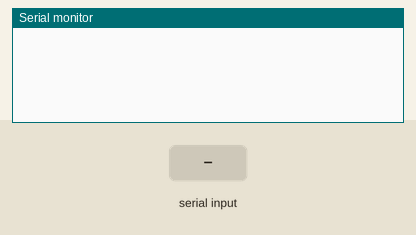
Recording of a sketch running on a simulated ESP8266 (NodeMCU). Shown: the last lines printed to the serial monitor. Inputs (shaded band) come from the test bench. WiFi joins after 1.5 s; servers stay silent unless stated.

Above: at 3.0 s.
3.1 s: "90,45,200,10\n" received over Serial
At 4.3 s:
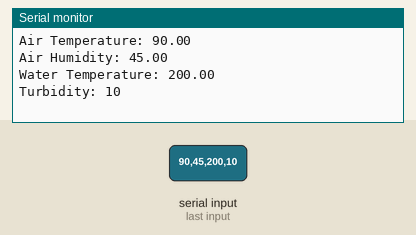
5.3 s: "30,150,10,200\n" received over Serial
At 7.0 s:
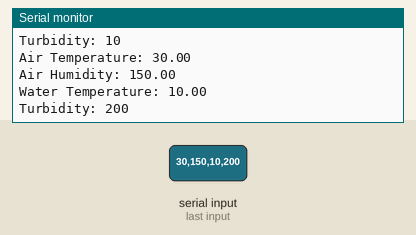

The sketch:

Blynk_DHT11_Water_System.ino
```cpp
#define BLYNK_TEMPLATE_ID "TMPL6nhHuSrPD"
#define BLYNK_TEMPLATE_NAME "Water Quality Monitoring System"
#define BLYNK_AUTH_TOKEN "KXGasdvmTt_Fugzj6B-OW15OEprMuJgQ"

// Libraries
#include <ESP8266WiFi.h>
#include <BlynkSimpleEsp8266.h>

// Blynk Auth Token
char auth[] = "KXGasdvmTt_Fugzj6B-OW15OEprMuJgQ";

// Your WiFi credentials
char ssid[] = "mzq_resources_2.4GHz";
char pass[] = "faizal_a";

//char ssid[] = "Deco1";
//char pass[] = "srinpek123";

BlynkTimer timer;

void setup() {
  // Debug console
  Serial.begin(115200);

  // Blynk setup
  Blynk.begin(auth, ssid, pass);

  // Setup a function to be called every 2 seconds
  timer.setInterval(2000L, sendSensorData);
}

void sendSensorData() {
  static String receivedData = "";
  while (Serial.available()) {
    char c = (char)Serial.read();
    receivedData += c;
    if (c == '\n') {
      // Remove any carriage returns and trim the data
      receivedData.trim();

      // Split the received data
      int firstCommaIndex = receivedData.indexOf(',');
      int secondCommaIndex = receivedData.indexOf(',', firstCommaIndex + 1);
      int thirdCommaIndex = receivedData.indexOf(',', secondCommaIndex + 1);

      if (firstCommaIndex != -1 && secondCommaIndex != -1 && thirdCommaIndex != -1) {
        // Extract air temperature
        String airTempStr = receivedData.substring(0, firstCommaIndex);
        float airTemp = airTempStr.toFloat();

        // Extract air humidity
        String airHumidityStr = receivedData.substring(firstCommaIndex + 1, secondCommaIndex);
        float airHumidity = airHumidityStr.toFloat();

        // Extract water temperature
        String waterTempStr = receivedData.substring(secondCommaIndex + 1, thirdCommaIndex);
        float waterTemp = waterTempStr.toFloat();

        // Extract turbidity
        String turbidityStr = receivedData.substring(thirdCommaIndex + 1);
        int turbidity = turbidityStr.toInt();

        // Debug prints
        Serial.print("Air Temperature: ");
        Serial.println(airTemp);
        Serial.print("Air Humidity: ");
        Serial.println(airHumidity);
        Serial.print("Water Temperature: ");
        Serial.println(waterTemp);
        Serial.print("Turbidity: ");
        Serial.println(turbidity);

        // Send data to Blynk app
        Blynk.virtualWrite(V5, airTemp);
        Blynk.virtualWrite(V6, airHumidity);
        Blynk.virtualWrite(V7, waterTemp);
        Blynk.virtualWrite(V8, turbidity);
      }

      // Clear received data
      receivedData = "";
    }
  }
}

void loop() {
  Blynk.run();
  timer.run();
}
```

Measured:
- after the input at 3.1 s, the serial monitor: prints a new line after 0.70 s (image 1)
- after the input at 5.3 s, the serial monitor: prints a new line after 0.51 s (image 2)
